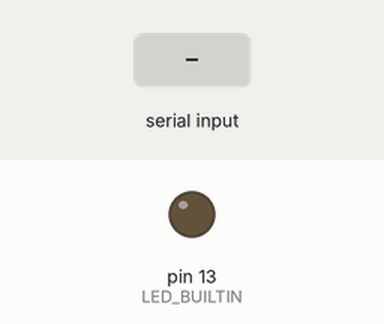
Bench run of a sketch on a simulated Arduino Uno, built with avr-gcc and run on an emulated ATmega328P. Parts: output pins drawn as LEDs (lit = HIGH). The test bench sets the inputs (shaded band).

Above: at 1.2 s.
1.3 s: "1" received over Serial
At 2.0 s:
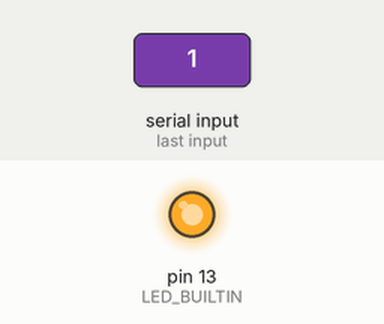
2.8 s: "0" received over Serial
At 3.2 s:
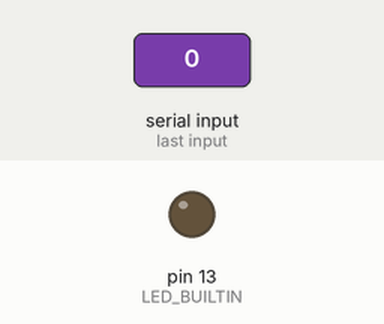
Timing chart, 0 to 5.8 s (numbered marks = the images above; inputs shaded):
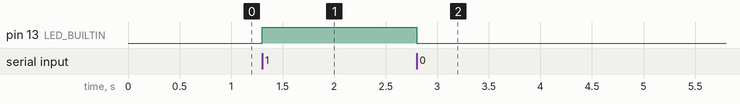

Measured:
- after the input at 1.3 s, pin 13 (LED_BUILTIN): LOW → HIGH at once
- after the input at 2.8 s, pin 13 (LED_BUILTIN): HIGH → LOW at once

The sketch:

arduinoside.ino
```cpp
void setup() {
  Serial.begin(115200);              //Starting serial communication
  pinMode(LED_BUILTIN, OUTPUT);

}

void loop() {

}

void serialEvent() {
  while (Serial.available()) {
    // get the new byte:
    char inChar = (char)Serial.read();
    if(inChar=='0')
      digitalWrite(LED_BUILTIN, LOW);
    else if (inChar=='1')
      digitalWrite(LED_BUILTIN, HIGH);
  }
}
```
